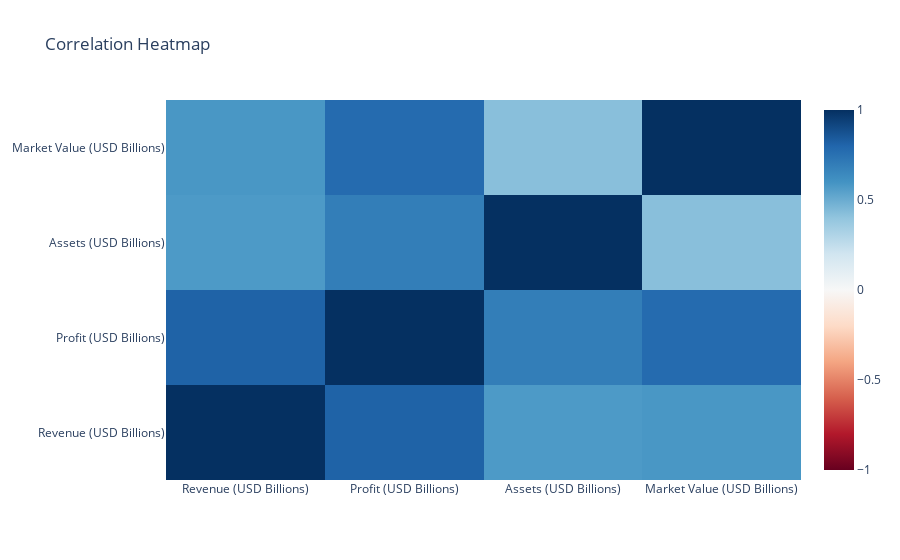

Notebook code for this chart:
### Code cell
fig_Correlation = go.Figure(data=go.Heatmap(z=correlation, x=correlation.columns, y=correlation.columns, colorscale='RdBu', zmin=-1, zmax=1))
fig_Correlation.update_layout(title='Correlation Heatmap')
fig_Correlation

### Figure 1 — Plotly figure (JSON) as saved in the notebook; plotly's stock layout.template omitted (floating-point values rounded to 4 significant figures)
{"data": [{"colorscale": [[0, "rgb(103,0,31)"], [0.1, "rgb(178,24,43)"], [0.2, "rgb(214,96,77)"], [0.3, "rgb(244,165,130)"], [0.4, "rgb(253,219,199)"], [0.5, "rgb(247,247,247)"], [0.6, "rgb(209,229,240)"], [0.7, "rgb(146,197,222)"], [0.8, "rgb(67,147,195)"], [0.9, "rgb(33,102,172)"], [1, "rgb(5,48,97)"]], "type": "heatmap", "x": ["Revenue (USD Billions)", "Profit (USD Billions)", "Assets (USD Billions)", "Market Value (USD Billions)"], "y": ["Revenue (USD Billions)", "Profit (USD Billions)", "Assets (USD Billions)", "Market Value (USD Billions)"], "z": [[1, 0.8121, 0.5736, 0.5859], [0.8121, 1, 0.6925, 0.7758], [0.5736, 0.6925, 1, 0.4224], [0.5859, 0.7758, 0.4224, 1]], "zmax": 1, "zmin": -1}], "layout": {"title": {"text": "Correlation Heatmap"}}}
